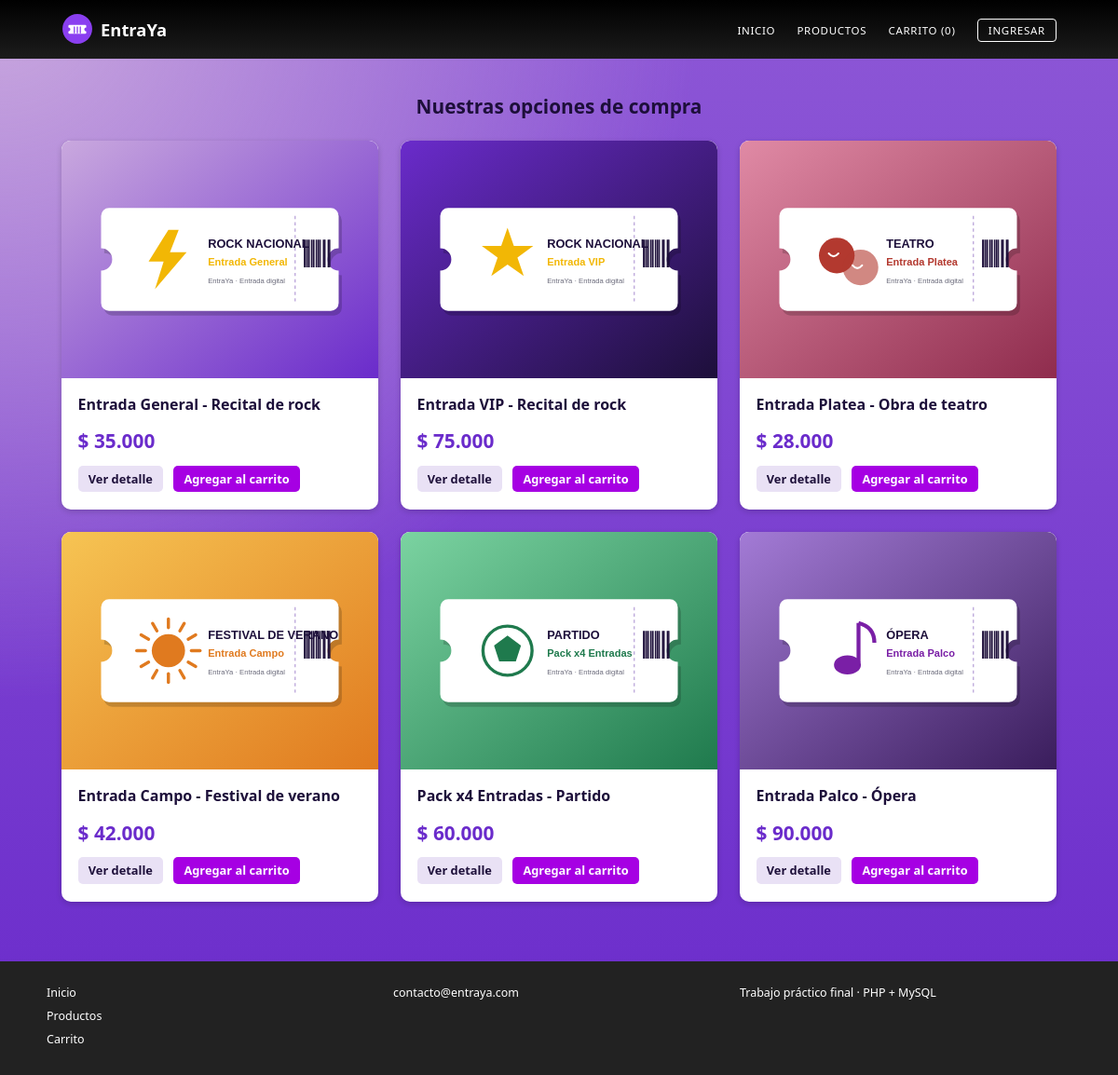
The page /productos.php on the database its author committed.
### tables this page shows
CREATE TABLE IF NOT EXISTS productos (
  id              INT UNSIGNED NOT NULL AUTO_INCREMENT,
  nombre          VARCHAR(100) NOT NULL,
  descripcion     TEXT NOT NULL,
  precio          INT UNSIGNED NOT NULL,
  stock           INT UNSIGNED NOT NULL DEFAULT 0,
  imagen          VARCHAR(255) NULL DEFAULT NULL,      
  fecha_creacion  DATETIME NOT NULL DEFAULT CURRENT_TIMESTAMP,
  PRIMARY KEY (id)
);

### productos.php (the view, shortened to what this page needs)
<?php
require 'conexion.php';
require 'includes/funciones.php';
$productos = $pdo->query('SELECT id, nombre, precio, stock, imagen FROM productos ORDER BY id')->fetchAll();
require 'includes/header.php';
?>
<h1 class="titulo-centrado">Nuestras opciones de compra</h1>
<div class="grid-productos">
<?php foreach ($productos as $p): ?>
    <article class="producto">
        <a href="producto.php?id=<?= (int)$p['id'] ?>"><?= img_producto($p['imagen'], $p['nombre']) ?></a>
        <div class="producto-cuerpo">
            <h2><?= e($p['nombre']) ?></h2>
            <p class="precio"><?= e(precio($p['precio'])) ?></p>
            <div class="acciones">
                <a class="boton boton-claro boton-chico" href="producto.php?id=<?= (int)$p['id'] ?>">Ver detalle</a>
                <?php if ((int)$p['stock'] > 0): ?>
                <form method="post" action="carrito_accion.php">
                    <button class="boton boton-chico" type="submit">Agregar al carrito</button>
                </form>
                <?php else: ?>
                    <span class="etiqueta etiqueta-sinstock">Sin stock</span>
                <?php endif; ?>
            </div>
        </div>
    </article>
<?php endforeach; ?>
</div>
<?php require 'includes/footer.php'; ?>

### includes/header.php (shortened to what this page needs)
<?php
$logueado = !empty($_SESSION['usuario_id']);
$nCarrito = cantidad_carrito();
?>
<!DOCTYPE html>
<html lang="es">
<head>
    <link rel="stylesheet" href="css/estilos.css">
</head>
<body>
<header class="barra">
    <div class="barra-in">
        <a class="marca" href="index.php"><img src="img/logo.svg" alt="" width="34" height="34"><span><?= e(SITIO) ?></span></a>
        <nav>
            <a href="index.php">Inicio</a>
            <a href="productos.php">Productos</a>
            <a href="carrito.php">Carrito (<?= $nCarrito ?>)</a>
            <?php if (!$logueado): ?>
                <a class="nav-destacado" href="login.php">Ingresar</a>
            <?php endif; ?>
        </nav>
    </div>
</header>
<main class="contenedor">

### includes/funciones.php (shortened to what this page needs)
<?php
function e($texto): string {
    return htmlspecialchars((string)$texto, ENT_QUOTES, 'UTF-8');
}
function precio($n): string {
    return '$ ' . number_format((float)$n, 0, ',', '.');
}
function img_producto(?string $archivo, string $alt, string $clase = 'img-producto'): string {
    $archivo = $archivo ? basename($archivo) : '';
    if ($archivo !== '' && is_file(__DIR__ . '/../img/productos/' . $archivo)) {
        return '<img class="' . e($clase) . '" src="img/productos/' . e($archivo) . '" alt="' . e($alt) . '">';
    }
    return '<div class="' . e($clase) . ' sin-imagen">Sin imagen</div>';
}
function cantidad_carrito(): int {
    return (int)array_sum($_SESSION['carrito'] ?? []);
}

### includes/footer.php
</main>
<footer class="pie">
    <div class="pie-in">
        <ul>
            <li><a href="index.php">Inicio</a></li>
            <li><a href="productos.php">Productos</a></li>
            <li><a href="carrito.php">Carrito</a></li>
        </ul>
        <p>contacto@entraya.com</p>
        <p>Trabajo práctico final · PHP + MySQL</p>
    </div>
</footer>
</body>
</html>

### css/estilos.css (style rules this page uses)
:root { --negro:#0d0d0d; --gris-banda:#363636; --gris-pie:#222; --violeta:#6a2bcb; --lila:#c9a8de; --magenta:#a600e3; --cian:#5ad7f2; --tinta:#1d0f3a; --linea:#e6dff2; }
* { box-sizing:border-box }
html { overflow-x:hidden }
body { margin:0;font-family:"Segoe UI","Helvetica Neue",Arial,sans-serif;font-size:15px;line-height:1.6;color:#fff; background:radial-gradient(circle at 0% 0%,#c9a8de 0%,rgba(201,168,222,0) 45%),linear-gradient(180deg,#8d57d6 0%,#6a2bcb 100%) fixed; min-height:100vh;display:flex;flex-direction:column }
a { color:inherit }
.barra { background:linear-gradient(180deg,#000 0%,#1c1c1c 100%) }
.barra-in { max-width:1100px;margin:0 auto;padding:.9rem 1rem;display:flex;justify-content:space-between;align-items:center;flex-wrap:wrap;gap:.6rem }
.marca { display:flex;align-items:center;gap:.5rem;text-decoration:none;color:#fff;font-size:1.15rem;font-weight:700 }
.barra nav a,.subbarra nav a { color:#fff;text-decoration:none;text-transform:uppercase;font-size:.72rem;letter-spacing:.06em;margin-left:1.2rem }
.nav-destacado { border:1px solid #fff;padding:.25rem .7rem;border-radius:4px }
.contenedor { width:100%;max-width:1100px;margin:0 auto;padding:2.5rem 1rem 4rem;flex:1 }
h1 { font-size:2rem;line-height:1.15;margin:0 0 1rem }
h2 { font-size:1.4rem }
.titulo-centrado { text-align:center;color:var(--tinta);font-size:1.3rem;margin-bottom:1.5rem }
.boton { display:inline-block;background:var(--magenta);color:#fff;border:0;padding:.55rem 1.6rem;border-radius:5px;font:inherit;font-size:.85rem;font-weight:700;text-decoration:none;cursor:pointer }
.boton-claro { background:#e9e1f5;color:var(--tinta) }
.boton-chico { padding:.25rem .7rem;font-size:.8rem }
.acciones { display:flex;gap:.7rem;flex-wrap:wrap }
.precio { font-size:1.3rem;font-weight:700;color:var(--violeta);margin:.6rem 0 }
.pie { background:var(--gris-pie);color:#fff;font-size:.78rem;padding:1.5rem 1rem }
.pie-in { max-width:1100px;margin:0 auto;display:grid;grid-template-columns:repeat(auto-fit,minmax(200px,1fr));gap:1rem;align-items:start }
.pie ul { list-style:none;margin:0;padding:0 }
.pie li { margin-bottom:.3rem }
.pie a { text-decoration:none }
.pie p { margin:0 }
.grid-productos { display:grid;grid-template-columns:repeat(auto-fill,minmax(270px,1fr));gap:1.5rem }
.producto { background:#fff;color:#222;border-radius:10px;overflow:hidden;box-shadow:0 2px 6px rgba(0,0,0,.18);display:flex;flex-direction:column }
.producto a { display:block }
.producto-cuerpo { padding:1rem 1.1rem 1.2rem }
.producto h2 { font-size:1rem;margin:0 0 .3rem;color:var(--tinta) }
.img-producto { display:block;width:100%;aspect-ratio:4/3;object-fit:cover;background:#ece6f6 }

### rows shown on the page
productos: imagen (picture), nombre "Entrada General - Recital de rock", precio "$ 35.000"
productos: imagen (picture), nombre "Entrada VIP - Recital de rock", precio "$ 75.000"
productos: imagen (picture), nombre "Entrada Platea - Obra de teatro", precio "$ 28.000"
productos: imagen (picture), nombre "Entrada Campo - Festival de verano", precio "$ 42.000"
productos: imagen (picture), nombre "Pack x4 Entradas - Partido", precio "$ 60.000"
productos: imagen (picture), nombre "Entrada Palco - Ópera", precio "$ 90.000"

### other values the page prints
SITIO "EntraYa"
$nCarrito "0"
